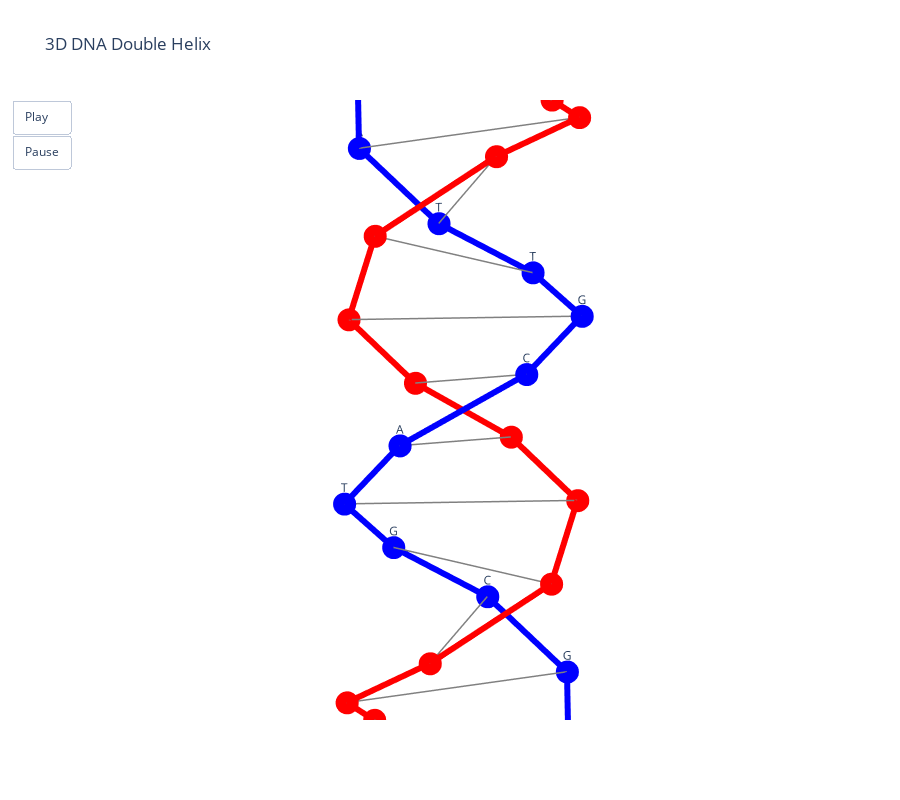

Here is the notebook cell this chart was saved with:
### Code cell
show_double_helix_3d(seq)

### Figure 1 — Plotly figure (JSON) as saved in the notebook; plotly's stock layout.template omitted (floating-point values rounded to 4 significant figures)
{"data": [{"line": {"color": "blue", "width": 12}, "mode": "lines+markers+text", "name": "Strand 1", "text": ["A", "T", "G", "C", "G", "T", "A", "C", "G", "T", "T", "A", "G", "C"], "textposition": "top center", "type": "scatter3d", "x": [1.0, 0.5681, -0.3546, -0.9709, -0.7485, 0.1205, 0.8855, 0.8855, 0.1205, -0.7485, -0.9709, -0.3546, 0.5681, 1.0], "y": [0.0, 0.823, 0.935, 0.2393, -0.6631, -0.9927, -0.4647, 0.4647, 0.9927, 0.6631, -0.2393, -0.935, -0.823, -4.899e-16], "z": [0.0, 0.5231, 1.046, 1.569, 2.092, 2.615, 3.138, 3.662, 4.185, 4.708, 5.231, 5.754, 6.277, 6.8]}, {"line": {"color": "red", "width": 12}, "mode": "lines+markers", "name": "Strand 2", "type": "scatter3d", "x": [-1.0, -0.5681, 0.3546, 0.9709, 0.7485, -0.1205, -0.8855, -0.8855, -0.1205, 0.7485, 0.9709, 0.3546, -0.5681, -1.0], "y": [1.225e-16, -0.823, -0.935, -0.2393, 0.6631, 0.9927, 0.4647, -0.4647, -0.9927, -0.6631, 0.2393, 0.935, 0.823, 6.123e-16], "z": [0.0, 0.5231, 1.046, 1.569, 2.092, 2.615, 3.138, 3.662, 4.185, 4.708, 5.231, 5.754, 6.277, 6.8]}, {"line": {"color": "gray", "width": 3}, "mode": "lines", "showlegend": false, "type": "scatter3d", "x": [1, -1], "y": [0, 1.225e-16], "z": [0, 0]}, {"line": {"color": "gray", "width": 3}, "mode": "lines", "showlegend": false, "type": "scatter3d", "x": [0.5681, -0.5681], "y": [0.823, -0.823], "z": [0.5231, 0.5231]}, {"line": {"color": "gray", "width": 3}, "mode": "lines", "showlegend": false, "type": "scatter3d", "x": [-0.3546, 0.3546], "y": [0.935, -0.935], "z": [1.046, 1.046]}, {"line": {"color": "gray", "width": 3}, "mode": "lines", "showlegend": false, "type": "scatter3d", "x": [-0.9709, 0.9709], "y": [0.2393, -0.2393], "z": [1.569, 1.569]}, {"line": {"color": "gray", "width": 3}, "mode": "lines", "showlegend": false, "type": "scatter3d", "x": [-0.7485, 0.7485], "y": [-0.6631, 0.6631], "z": [2.092, 2.092]}, {"line": {"color": "gray", "width": 3}, "mode": "lines", "showlegend": false, "type": "scatter3d", "x": [0.1205, -0.1205], "y": [-0.9927, 0.9927], "z": [2.615, 2.615]}, {"line": {"color": "gray", "width": 3}, "mode": "lines", "showlegend": false, "type": "scatter3d", "x": [0.8855, -0.8855], "y": [-0.4647, 0.4647], "z": [3.138, 3.138]}, {"line": {"color": "gray", "width": 3}, "mode": "lines", "showlegend": false, "type": "scatter3d", "x": [0.8855, -0.8855], "y": [0.4647, -0.4647], "z": [3.662, 3.662]}, {"line": {"color": "gray", "width": 3}, "mode": "lines", "showlegend": false, "type": "scatter3d", "x": [0.1205, -0.1205], "y": [0.9927, -0.9927], "z": [4.185, 4.185]}, {"line": {"color": "gray", "width": 3}, "mode": "lines", "showlegend": false, "type": "scatter3d", "x": [-0.7485, 0.7485], "y": [0.6631, -0.6631], "z": [4.708, 4.708]}, {"line": {"color": "gray", "width": 3}, "mode": "lines", "showlegend": false, "type": "scatter3d", "x": [-0.9709, 0.9709], "y": [-0.2393, 0.2393], "z": [5.231, 5.231]}, {"line": {"color": "gray", "width": 3}, "mode": "lines", "showlegend": false, "type": "scatter3d", "x": [-0.3546, 0.3546], "y": [-0.935, 0.935], "z": [5.754, 5.754]}, {"line": {"color": "gray", "width": 3}, "mode": "lines", "showlegend": false, "type": "scatter3d", "x": [0.5681, -0.5681], "y": [-0.823, 0.823], "z": [6.277, 6.277]}, {"line": {"color": "gray", "width": 3}, "mode": "lines", "showlegend": false, "type": "scatter3d", "x": [1, -1], "y": [-4.899e-16, 6.123e-16], "z": [6.8, 6.8]}], "layout": {"height": 800, "scene": {"camera": {"eye": {"x": 2, "y": 0, "z": 0}}, "xaxis": {"visible": false}, "yaxis": {"visible": false}, "zaxis": {"visible": false}}, "showlegend": false, "title": {"text": "3D DNA Double Helix"}, "updatemenus": [{"buttons": [{"args": [null, {"frame": {"duration": 60, "redraw": true}}], "label": "Play", "method": "animate"}, {"args": [[null], {"frame": {"duration": 0, "redraw": false}, "mode": "immediate"}], "label": "Pause", "method": "animate"}], "showactive": false, "type": "buttons"}]}}
